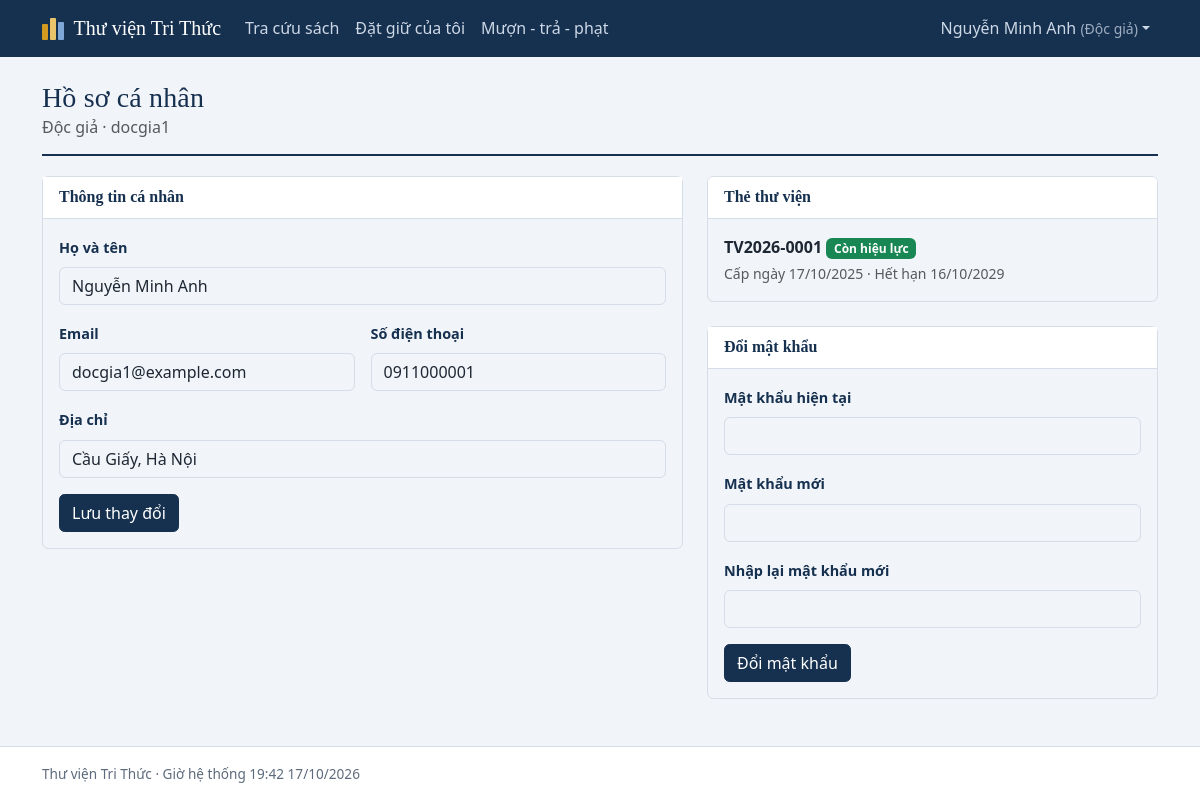
Screenshot of /profile.php (signed in) with the database file from the repository.
### tables this page shows
CREATE TABLE users (
  user_id            BIGINT AUTO_INCREMENT PRIMARY KEY,
  role_id            INT NOT NULL,
  username           VARCHAR(50)  NOT NULL UNIQUE,
  email              VARCHAR(100) NOT NULL UNIQUE,
  password_hash      VARCHAR(255) NOT NULL,
  full_name          VARCHAR(100) NOT NULL,
  phone              VARCHAR(20)  NULL,
  address            VARCHAR(255) NULL,
  status             ENUM('ACTIVE','LOCKED','INACTIVE') NOT NULL DEFAULT 'ACTIVE',
  failed_login_count INT NOT NULL DEFAULT 0,
  locked_until       DATETIME NULL,
  created_at         DATETIME NOT NULL DEFAULT CURRENT_TIMESTAMP,
  CONSTRAINT fk_users_role FOREIGN KEY (role_id) REFERENCES roles(role_id)
);

CREATE TABLE roles (
  role_id    INT AUTO_INCREMENT PRIMARY KEY,
  role_code  VARCHAR(20)  NOT NULL UNIQUE,       
  role_name  VARCHAR(50)  NOT NULL
);

CREATE TABLE library_cards (
  card_id     BIGINT AUTO_INCREMENT PRIMARY KEY,
  reader_id   BIGINT NOT NULL,
  card_no     VARCHAR(20) NOT NULL UNIQUE,
  issue_date  DATE NOT NULL,
  expiry_date DATE NOT NULL,
  status      ENUM('ACTIVE','LOCKED','INACTIVE') NOT NULL DEFAULT 'ACTIVE',
  CONSTRAINT fk_card_reader FOREIGN KEY (reader_id) REFERENCES users(user_id)
);

### includes/lib.php (called while the page is built, shortened)
<?php
function latest_card(int $readerId): ?array {
    return fetch_one("SELECT * FROM library_cards WHERE reader_id = ? ORDER BY expiry_date DESC, card_id DESC LIMIT 1", [$readerId]);
}
function card_state(?array $c): string {
    return $c['status'];
}

### profile.php (the view, shortened to what this page needs)
<?php
require __DIR__ . '/includes/init.php';
$u = require_login();
$card = $u['role_code'] === 'READER' ? latest_card((int)$u['user_id']) : null;
page_start('Hồ sơ cá nhân');
page_head('Hồ sơ cá nhân', $u['role_name'] . ' · ' . $u['username']);
if ($err): ?><div class="alert alert-danger"><ul class="mb-0"><?php foreach ($err as $m): ?><li><?= e($m) ?></li><?php endforeach; ?></ul></div><?php endif; ?>
<div class="row g-4">
  <div class="col-lg-7">
    <form method="post" class="card"><?= csrf_field() ?><input type="hidden" name="action" value="profile">
      <div class="card-header">Thông tin cá nhân</div>
      <div class="card-body row g-3">
        <div class="col-12"><label class="form-label" for="full_name">Họ và tên</label><input class="form-control" id="full_name" name="full_name" value="<?= e($u['full_name']) ?>" required></div>
        <div class="col-md-6"><label class="form-label" for="email">Email</label><input class="form-control" type="email" id="email" name="email" value="<?= e($u['email']) ?>" required></div>
        <div class="col-md-6"><label class="form-label" for="phone">Số điện thoại</label><input class="form-control" id="phone" name="phone" value="<?= e($u['phone']) ?>"></div>
        <div class="col-12"><label class="form-label" for="address">Địa chỉ</label><input class="form-control" id="address" name="address" value="<?= e($u['address']) ?>"></div>
        <div class="col-12"><button class="btn btn-primary" type="submit">Lưu thay đổi</button></div>
      </div>
    </form>
  </div>
  <div class="col-lg-5">
    <?php if ($u['role_code'] === 'READER'): ?>
    <div class="card mb-4"><div class="card-header">Thẻ thư viện</div><div class="card-body">
      <?php if ($card): $st = card_state($card); ?>
        <p class="mb-1"><strong><?= e($card['card_no']) ?></strong> <?= badge('card', $st) ?></p>
        <p class="mb-0 text-muted small">Cấp ngày <?= dmy($card['issue_date']) ?> · Hết hạn <?= dmy($card['expiry_date']) ?></p>
      <?php else: ?><p class="mb-0 text-muted">Bạn chưa có thẻ. Hãy đến quầy thư viện để được cấp thẻ.</p><?php endif; ?>
    </div></div>
    <?php endif; ?>
    <form method="post" class="card"><?= csrf_field() ?><input type="hidden" name="action" value="password">
      <div class="card-header">Đổi mật khẩu</div>
      <div class="card-body">
        <div class="mb-3"><label class="form-label" for="current">Mật khẩu hiện tại</label><input class="form-control" type="password" id="current" name="current" autocomplete="current-password" required></div>
        <div class="mb-3"><label class="form-label" for="new">Mật khẩu mới</label><input class="form-control" type="password" id="new" name="new" autocomplete="new-password" required></div>
        <div class="mb-3"><label class="form-label" for="new2">Nhập lại mật khẩu mới</label><input class="form-control" type="password" id="new2" name="new2" autocomplete="new-password" required></div>
        <button class="btn btn-primary" type="submit">Đổi mật khẩu</button>
      </div>
    </form>
  </div>
</div>
<?php page_end();

### includes/layout.php (shortened to what this page needs)
<?php
function nav_link(string $path, string $label, string $cur): string {
    $active = $cur === url($path) ? ' active' : '';
    return '<li class="nav-item"><a class="nav-link' . $active . '" href="' . e(url($path)) . '">' . e($label) . '</a></li>';
}
function page_start(string $title, array $o = []): void {
    $u = user();
    $cur = $_SERVER['SCRIPT_NAME'] ?? '';
    $app = cfg('app.name');
    ?><!doctype html>
<html lang="vi">
<head>
<link rel="stylesheet" href="<?= e(url('assets/vendor/bootstrap/bootstrap.min.css')) ?>">
<link rel="stylesheet" href="<?= e(url('assets/css/style.css')) ?>">
</head>
<body>
<nav class="navbar navbar-expand-lg app-nav no-print">
  <div class="container">
    <a class="navbar-brand" href="<?= e(url($u && is_staff($u) ? 'staff/index.php' : 'index.php')) ?>">
      <span class="spines" aria-hidden="true"><i></i><i></i><i></i></span><?= e($app) ?>
    </a>
    <div class="collapse navbar-collapse" id="nav">
      <ul class="navbar-nav me-auto">
<?php
    if ($u && is_staff($u)) {
        echo nav_link('staff/index.php', 'Tổng quan', $cur);
        echo nav_link('index.php', 'Tra cứu sách', $cur);
        echo nav_link('staff/readers.php', 'Độc giả', $cur);
        echo nav_dropdown('Kho sách', ['staff/titles.php' => 'Đầu sách', 'staff/copies.php' => 'Bản sách', 'staff/locations.php' => 'Kho / kệ / vị trí'], $cur);
        echo nav_dropdown('Mượn - Trả', ['staff/loan_new.php' => 'Lập phiếu mượn', 'staff/return.php' => 'Lập phiếu trả', 'staff/reservations.php' => 'Duyệt đặt giữ', 'staff/fines.php' => 'Tiền phạt'], $cur);
        echo nav_link('staff/reports.php', 'Báo cáo', $cur);
        if (is_admin($u)) echo nav_dropdown('Quản trị', ['admin/users.php' => 'Tài khoản & phân quyền', 'admin/policy.php' => 'Quy định thư viện'], $cur);
    } elseif ($u) {
        echo nav_link('index.php', 'Tra cứu sách', $cur);
        echo nav_link('reader/reservations.php', 'Đặt giữ của tôi', $cur);
        echo nav_link('reader/history.php', 'Mượn - trả - phạt', $cur);
    } else {
        echo nav_link('index.php', 'Tra cứu sách', $cur);
    }
?>
      </ul>
      <ul class="navbar-nav align-items-lg-center">
<?php if ($u): ?>
        <li class="nav-item dropdown">
          <a class="nav-link dropdown-toggle" href="#" role="button" data-bs-toggle="dropdown" aria-expanded="false"><?= e($u['full_name']) ?> <small class="opacity-75">(<?= e($u['role_name']) ?>)</small></a>
        </li>
<?php else: ?>
        <li class="nav-item"><a class="nav-link" href="<?= e(url('login.php')) ?>">Đăng nhập</a></li>
        <li class="nav-item"><a class="btn btn-sm btn-accent ms-lg-2" href="<?= e(url('register.php')) ?>">Đăng ký</a></li>
<?php endif; ?>
      </ul>
    </div>
  </div>
</nav>
<main class="container py-4">
<?php
}
function page_end(): void {
    ?></main>
<footer class="app-footer no-print"><div class="container"><?= e(cfg('app.name')) ?> · Giờ hệ thống <?= date('H:i d/m/Y') ?></div></footer>
</body>
</html>
<?php
}
function page_head(string $h, string $sub = '', string $actions = ''): void {
    echo '<div class="page-head"><div><h1>' . e($h) . '</h1>' . ($sub !== '' ? '<p class="text-muted mb-0">' . e($sub) . '</p>' : '') . '</div>' . ($actions !== '' ? '<div class="no-print">' . $actions . '</div>' : '') . '</div>';
}

### assets/css/style.css (style rules this page uses)
:root { --ink:#16304f; --ink-2:#0f2239; --blue:#2a62a8; --brass:#d29a1f; --brass-d:#a97800; --paper:#f1f4f8; --line:#d5dde8; --text:#1d2733; --muted:#5d6b7c; --bs-body-bg:var(--paper); --bs-body-color:var(--text); --bs-link-color:var(--blue); --bs-link-hover-color:var(--ink); --bs-border-color:var(--line); --serif:"Iowan Old Style","Palatino Linotype",Palatino,"Book Antiqua",Georgia,serif; }
body { font-family:system-ui,-apple-system,"Segoe UI",Roboto,"Helvetica Neue",Arial,sans-serif;min-height:100vh;display:flex;flex-direction:column;line-height:1.55 }
main { flex:1 }
h1,h2,h3,.h1,.h2,.h3 { font-family:var(--serif);color:var(--ink);letter-spacing:.005em }
h1 { font-size:1.75rem }
a { text-underline-offset:2px }
.app-nav { background:var(--ink);--bs-navbar-color:#cdd8e6;--bs-navbar-hover-color:#fff;--bs-navbar-active-color:#fff;--bs-navbar-brand-color:#fff;--bs-navbar-brand-hover-color:#fff;--bs-navbar-toggler-border-color:rgba(255,255,255,.4) }
.app-nav .navbar-brand { font-family:var(--serif);font-size:1.25rem;display:flex;align-items:center;gap:.6rem }
.spines { display:inline-flex;align-items:flex-end;gap:2px;height:22px }
.spines i { display:block;width:6px;border-radius:1px;background:var(--brass) }
.spines i:nth-child(1) { height:16px }
.spines i:nth-child(2) { height:22px;background:#e9c46a }
.spines i:nth-child(3) { height:18px;background:#7fa7d6 }
.btn { border-radius:.35rem }
.btn-primary { --bs-btn-bg:var(--ink);--bs-btn-border-color:var(--ink);--bs-btn-hover-bg:var(--ink-2);--bs-btn-hover-border-color:var(--ink-2);--bs-btn-active-bg:#0a1829;--bs-btn-active-border-color:#0a1829;--bs-btn-disabled-bg:var(--ink);--bs-btn-disabled-border-color:var(--ink) }
.page-head { display:flex;justify-content:space-between;align-items:flex-end;gap:1rem;flex-wrap:wrap;margin-bottom:1.25rem;padding-bottom:.9rem;border-bottom:2px solid var(--ink) }
.page-head h1 { margin:0 }
.card { border-color:var(--line);border-radius:.4rem;box-shadow:none }
.card-header { background:#fff;font-family:var(--serif);color:var(--ink);font-weight:600;border-bottom-color:var(--line) }
.form-label { font-weight:600;font-size:.9rem;color:var(--ink) }
.app-footer { border-top:1px solid var(--line);padding:1rem 0;color:var(--muted);font-size:.85rem;background:#fff }

### rows the page displays
users: full_name "Nguyễn Minh Anh", role.role_name "Độc giả", email "docgia1@example.com", phone "0911000001", address "Cầu Giấy, Hà Nội"
library_cards: card_no "TV2026-0001", issue_date "17/10/2025", expiry_date "16/10/2029"

### other values shown
$app "Thư viện Tri Thức"
$label "Tra cứu sách Đặt giữ của tôi Mượn - trả - phạt"
$h "Hồ sơ cá nhân"
$sub "Độc giả · docgia1"
$t "Còn hiệu lực"
cfg('app.name') "Thư viện Tri Thức"
